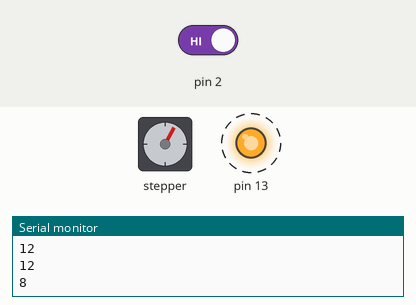
Bench run of a sketch on a simulated Arduino Uno, built with avr-gcc and run on an emulated ATmega328P. Shown: stepper motor, output pins drawn as LEDs (lit = HIGH), the last lines printed to the serial monitor. Dashed ring = blinking. The inputs (shaded band) are chosen by the test bench; at power-on: pin 2 HIGH. Stepper angles assume 2048 steps per turn.

Above: at 5.8 s.
5.9 s: pin 2 driven LOW
At 6.8 s:
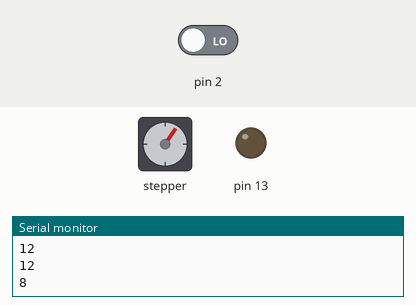
8.7 s: pin 2 driven HIGH
At 10.5 s:
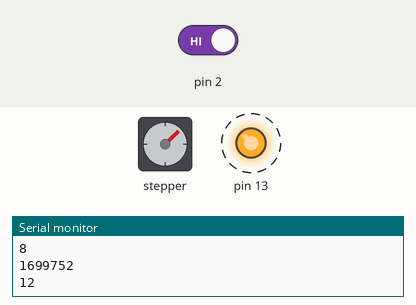
At 22.4 s:
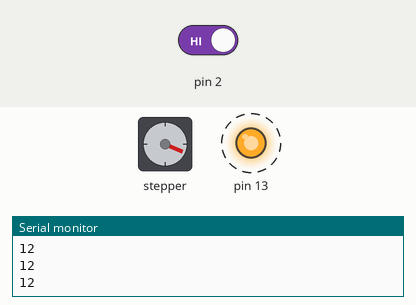
Timing chart, 0 to 32.2 s (numbered marks = the images above; inputs shaded):
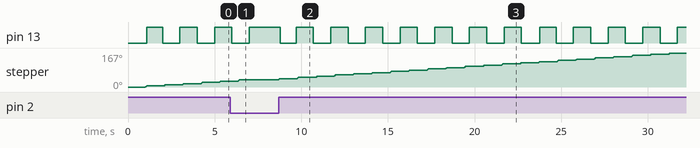

Measured:
- after the input at 5.9 s, pin 13: goes on until 7.0 s, then stays HIGH; stepper: goes on until 6.4 s, then stays 35°
- by itself, pin 13: alternates HIGH for 0.96 s and LOW for 1.0 s

The sketch:

stepper_1s_clock_copy_20230715200210.ino
```cpp
/*
 Stepper Motor Control - one revolution

 This program drives a unipolar or bipolar stepper motor.
 The motor is attached to digital pins 8 - 11 of the Arduino.

 The motor should revolve one revolution in one direction, then
 one revolution in the other direction.


 Created 11 Mar. 2007
 Modified 30 Nov. 2009
 by Tom Igoe

 */

#include <Stepper.h>

const int stepsPerRevolution = 2048;  // change this to fit the number of steps per revolution
const int sec1 = stepsPerRevolution/60;
// for your motor
int prev = 0, now = 0;
int prev2 = 0, now2 = 0;

bool led_state = 0;
// initialize the stepper library on pins 8 through 11:
Stepper myStepper(stepsPerRevolution, 11, 9, 10, 8);

void setup() {
  // set the speed at 60 rpm:
  myStepper.setSpeed(14);
  // initialize the serial port:
  Serial.begin(9600);
  pinMode(13, OUTPUT);
}

void loop() {
  now = millis();
  //now2 = millis();

  if(now - prev >= 1000){
  myStepper.step(sec1);
  prev = millis();
  }

  if(now - prev2 >= 1000){
    unsigned long tdel = micros();
    led_state = !led_state;
    digitalWrite(13, led_state);
    if(led_state == 1)
    {
    while(digitalRead(2)==0);
      tdel = micros() - tdel;
      Serial.println(tdel);
    }
    prev2 = now;
  }
    //Serial.println(now);
}
```
